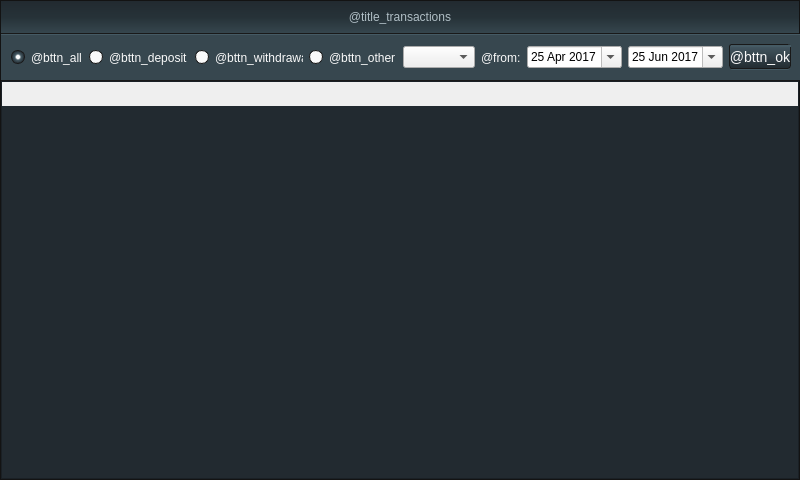
<?xml version="1.0" encoding="UTF-8"?>
<ui version="4.0">
 <class>Transactions</class>
 <widget class="QFrame" name="Transactions">
  <property name="geometry">
   <rect>
    <x>0</x>
    <y>0</y>
    <width>800</width>
    <height>480</height>
   </rect>
  </property>
  <property name="minimumSize">
   <size>
    <width>800</width>
    <height>480</height>
   </size>
  </property>
  <property name="maximumSize">
   <size>
    <width>800</width>
    <height>480</height>
   </size>
  </property>
  <property name="styleSheet">
   <string notr="true">.QFrame {
    background-color: #191919;
}

QLabel {
    color: #fafafa;
    font: 13px &quot;Open Sans&quot;;
}</string>
  </property>
  <property name="frameShape">
   <enum>QFrame::StyledPanel</enum>
  </property>
  <property name="frameShadow">
   <enum>QFrame::Raised</enum>
  </property>
  <layout class="QVBoxLayout" name="verticalLayout" stretch="0,0,1">
   <property name="spacing">
    <number>0</number>
   </property>
   <property name="leftMargin">
    <number>0</number>
   </property>
   <property name="topMargin">
    <number>0</number>
   </property>
   <property name="rightMargin">
    <number>0</number>
   </property>
   <property name="bottomMargin">
    <number>0</number>
   </property>
   <item>
    <widget class="QLabel" name="title_transactions">
     <property name="minimumSize">
      <size>
       <width>0</width>
       <height>33</height>
      </size>
     </property>
     <property name="maximumSize">
      <size>
       <width>16777215</width>
       <height>33</height>
      </size>
     </property>
     <property name="styleSheet">
      <string notr="true">QLabel {
    font: 600 18px &quot;Open Sans&quot;;
color: #b0bec5;
	background-color: qlineargradient(spread:pad, x1:0, y1:1, x2:0, y2:0, stop:0 rgba(55, 71, 79, 255), stop:0.5 rgba(38, 50, 56, 255), stop:1 rgba(34, 42, 48, 255));
    border: none;
    border-bottom: 1px solid #191919;
}
QLineEdit {
    border-radius: 2px;
     color: #000000;
    font: 12px &quot;Open Sans Semibold&quot;;
}</string>
     </property>
     <property name="text">
      <string>@title_transactions</string>
     </property>
     <property name="alignment">
      <set>Qt::AlignCenter</set>
     </property>
    </widget>
   </item>
   <item>
    <widget class="QFrame" name="frame_filters">
     <property name="minimumSize">
      <size>
       <width>800</width>
       <height>47</height>
      </size>
     </property>
     <property name="maximumSize">
      <size>
       <width>800</width>
       <height>47</height>
      </size>
     </property>
     <property name="styleSheet">
      <string notr="true">.QFrame {
    background-color: #37474f;
    border-top: 1px solid #455a64;
    border-bottom: 1px solid #191919;
}

QAbstractButton {
    color: #fafafa;
    font: 13px &quot;Open Sans Semibold&quot;;
}

QAbstractButton::indicator {
    min-width: 14px;
    min-height: 14px;
    max-width: 14px;
    max-height: 14px;
    border: 1px solid #191919;
    border-radius: 7px;
    background-color: #fafafa;
}

QAbstractButton::indicator:checked {
background-color: qradialgradient(spread:pad, cx:0.5, cy:0.5, radius:0.5, fx:0.5, fy:0.5, stop:0 rgba(255, 255, 255, 255), stop:0.244009 rgba(251, 251, 251, 251), stop:0.48366 rgba(69, 90, 100, 255), stop:1 rgba(34, 42, 48, 255));
}

QAbstractButton::indicator:checked:pressed {
background-color: qradialgradient(spread:pad, cx:0.5, cy:0.5, radius:0.5, fx:0.5, fy:0.5, stop:0 rgba(255, 255, 255, 255), stop:0.112069 rgba(255, 255, 255, 255), stop:0.340517 rgba(69, 90, 100, 255), stop:1 rgba(34, 42, 48, 255));
}

QAbstractButton::indicator:!checked:pressed {
    
	background-color: qradialgradient(spread:pad, cx:0.5, cy:0.5, radius:0.5, fx:0.5, fy:0.5, stop:0 rgba(255, 255, 255, 255), stop:0.701389 rgba(69, 90, 100, 255), stop:1 rgba(34, 42, 48, 255));
}</string>
     </property>
     <property name="frameShape">
      <enum>QFrame::StyledPanel</enum>
     </property>
     <property name="frameShadow">
      <enum>QFrame::Raised</enum>
     </property>
     <layout class="QHBoxLayout" name="horizontalLayout">
      <item>
       <widget class="QRadioButton" name="bttn_all">
        <property name="text">
         <string>@bttn_all</string>
        </property>
        <property name="checked">
         <bool>true</bool>
        </property>
       </widget>
      </item>
      <item>
       <widget class="QRadioButton" name="bttn_deposit">
        <property name="text">
         <string>@bttn_deposit</string>
        </property>
       </widget>
      </item>
      <item>
       <widget class="QRadioButton" name="bttn_withdrawal">
        <property name="text">
         <string>@bttn_withdrawal</string>
        </property>
       </widget>
      </item>
      <item>
       <widget class="QRadioButton" name="bttn_other">
        <property name="text">
         <string>@bttn_other</string>
        </property>
       </widget>
      </item>
      <item>
       <widget class="QComboBox" name="input_paymentMethod"/>
      </item>
      <item>
       <widget class="QLabel" name="label">
        <property name="text">
         <string>@from:</string>
        </property>
       </widget>
      </item>
      <item>
       <widget class="QDateEdit" name="dateEdit">
        <property name="currentSection">
         <enum>QDateTimeEdit::MonthSection</enum>
        </property>
        <property name="calendarPopup">
         <bool>true</bool>
        </property>
        <property name="date">
         <date>
          <year>2017</year>
          <month>4</month>
          <day>25</day>
         </date>
        </property>
       </widget>
      </item>
      <item>
       <widget class="QDateEdit" name="dateEdit_2">
        <property name="currentSection">
         <enum>QDateTimeEdit::MonthSection</enum>
        </property>
        <property name="calendarPopup">
         <bool>true</bool>
        </property>
        <property name="timeSpec">
         <enum>Qt::LocalTime</enum>
        </property>
        <property name="date">
         <date>
          <year>2017</year>
          <month>6</month>
          <day>25</day>
         </date>
        </property>
       </widget>
      </item>
      <item>
       <widget class="QWidget" name="container_bttn_ok" native="true">
        <property name="minimumSize">
         <size>
          <width>62</width>
          <height>26</height>
         </size>
        </property>
        <property name="maximumSize">
         <size>
          <width>62</width>
          <height>26</height>
         </size>
        </property>
        <property name="styleSheet">
         <string notr="true">.QWidget {
    background-color: #455a64;
    border-radius: 4px;
}
QAbstractButton {
    border: 1px solid #191919;
border-radius: 3px;
font: 14px &quot;Open Sans Semibold&quot;;
color: #fafafa;
}</string>
        </property>
        <layout class="QVBoxLayout" name="verticalLayout_8">
         <property name="spacing">
          <number>0</number>
         </property>
         <property name="leftMargin">
          <number>0</number>
         </property>
         <property name="topMargin">
          <number>0</number>
         </property>
         <property name="rightMargin">
          <number>0</number>
         </property>
         <property name="bottomMargin">
          <number>1</number>
         </property>
         <item>
          <widget class="QPushButton" name="bttn_ok">
           <property name="minimumSize">
            <size>
             <width>62</width>
             <height>25</height>
            </size>
           </property>
           <property name="maximumSize">
            <size>
             <width>62</width>
             <height>25</height>
            </size>
           </property>
           <property name="cursor">
            <cursorShape>PointingHandCursor</cursorShape>
           </property>
           <property name="styleSheet">
            <string notr="true">QPushButton{
font-size: 14px;
background-color: qlineargradient(spread:pad, x1:0, y1:1, x2:0, y2:0, stop:0 rgba(34, 43, 49, 255), stop:1 rgba(69, 89, 99, 255));
}

QPushButton:hover {
background-color: qlineargradient(spread:pad, x1:0, y1:1, x2:0, y2:0, stop:0 rgba(38, 93, 98, 255), stop:1 rgba(69, 89, 99, 255));
}

QPushButton:pressed{
	background-color: qlineargradient(spread:reflect, x1:0, y1:0, x2:0, y2:1, stop:0 rgba(1, 1, 1, 255), stop:0.162011 rgba(45, 45, 45, 255), stop:0.49162 rgba(19, 19, 19, 255), stop:1 rgba(37, 37, 37, 255));
}
</string>
           </property>
           <property name="text">
            <string>@bttn_ok</string>
           </property>
           <widget class="EntityWidget" name="solid_3">
            <property name="geometry">
             <rect>
              <x>2</x>
              <y>1</y>
              <width>175</width>
              <height>2</height>
             </rect>
            </property>
            <property name="minimumSize">
             <size>
              <width>0</width>
              <height>2</height>
             </size>
            </property>
            <property name="maximumSize">
             <size>
              <width>16777215</width>
              <height>1</height>
             </size>
            </property>
            <property name="backgroundColor">
             <color alpha="242">
              <red>255</red>
              <green>255</green>
              <blue>255</blue>
             </color>
            </property>
            <property name="blending">
             <enum>E::Overlay</enum>
            </property>
           </widget>
          </widget>
         </item>
        </layout>
       </widget>
      </item>
     </layout>
    </widget>
   </item>
   <item>
    <widget class="QTableView" name="tableView">
     <property name="styleSheet">
      <string notr="true">QTableView
{
    background-color: #222a30;
    alternate-background-color: #37474f;
    gridline-color: rgba(0, 220, 0, 10);
}
QTableView::item:selected
{
    
    background-color: #cfd8dc;
    color: #191919;
}
QTableView::item
{
    min-height: 16px;
    max-height: 16px;
    font: 11px &quot;Open Sans&quot;;
    border-left: 1px hidden;
}

QHeaderView {
    min-height: 24px;
font: 11px &quot;Open Sans Semibold&quot;;
}

QHeaderView::section
{
     border-top: 1px solid #455a64;
border-left: 1px solid #455a64;
border-bottom: 1px solid #191919;
border-right: 1px solid #191919;
border-bottom-left-radius: 0px 1px;

    background-color: qlineargradient(spread:pad, x1:0, y1:1, x2:0, y2:0, stop:0 rgba(55, 71, 79, 255), stop:0.5 rgba(38, 50, 56, 255), stop:1 rgba(34, 42, 48, 255));
}

QHeaderView::section:hover{
background-color: qlineargradient(spread:pad, x1:0, y1:1, x2:0, y2:0, stop:0 rgba(34, 43, 49, 255), stop:0.95 rgba(131, 171, 190, 255), stop:1 rgba(131, 171, 190, 255));
}

QHeaderView::section:pressed{
	background-color: qlineargradient(spread:reflect, x1:0, y1:0, x2:0, y2:1, stop:0 rgba(1, 1, 1, 255), stop:0.162011 rgba(45, 45, 45, 255), stop:0.49162 rgba(19, 19, 19, 255), stop:1 rgba(37, 37, 37, 255));
} *{outline: 0;}
</string>
     </property>
     <property name="verticalScrollBarPolicy">
      <enum>Qt::ScrollBarAlwaysOff</enum>
     </property>
     <property name="horizontalScrollBarPolicy">
      <enum>Qt::ScrollBarAlwaysOff</enum>
     </property>
     <property name="alternatingRowColors">
      <bool>true</bool>
     </property>
     <property name="selectionMode">
      <enum>QAbstractItemView::NoSelection</enum>
     </property>
     <property name="selectionBehavior">
      <enum>QAbstractItemView::SelectRows</enum>
     </property>
     <property name="showGrid">
      <bool>false</bool>
     </property>
     <property name="gridStyle">
      <enum>Qt::NoPen</enum>
     </property>
     <attribute name="horizontalHeaderDefaultSectionSize">
      <number>150</number>
     </attribute>
     <attribute name="verticalHeaderVisible">
      <bool>false</bool>
     </attribute>
     <attribute name="verticalHeaderDefaultSectionSize">
      <number>16</number>
     </attribute>
     <attribute name="verticalHeaderMinimumSectionSize">
      <number>16</number>
     </attribute>
    </widget>
   </item>
  </layout>
 </widget>
 <customwidgets>
  <customwidget>
   <class>EntityWidget</class>
   <extends>QWidget</extends>
   <header>plugins.h</header>
   <container>1</container>
  </customwidget>
 </customwidgets>
 <resources>
  <include location="../../../poker_client/data/resources.qrc"/>
 </resources>
 <connections/>
 <slots>
  <slot>popupRulesInfo(bool)</slot>
 </slots>
</ui>
